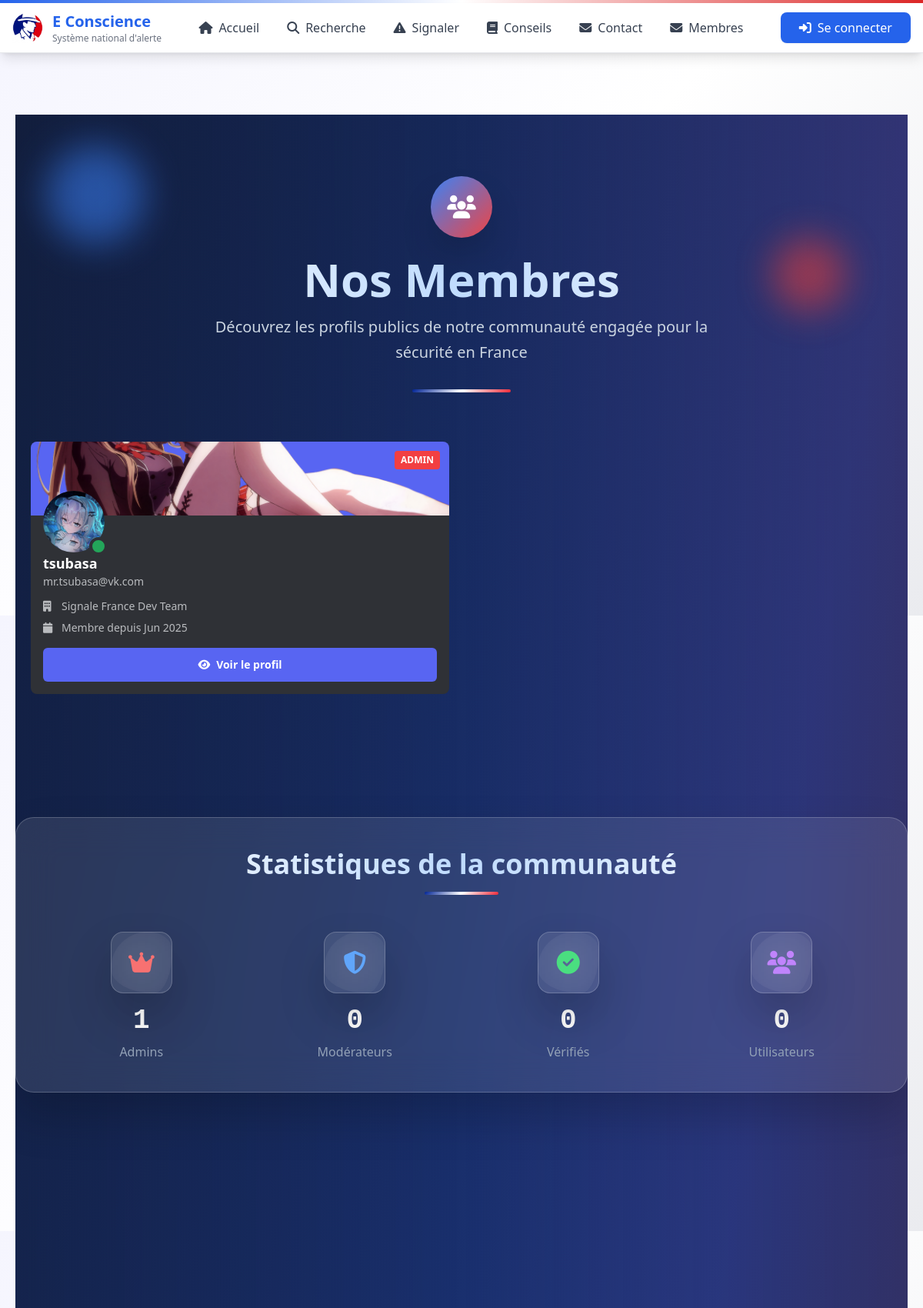
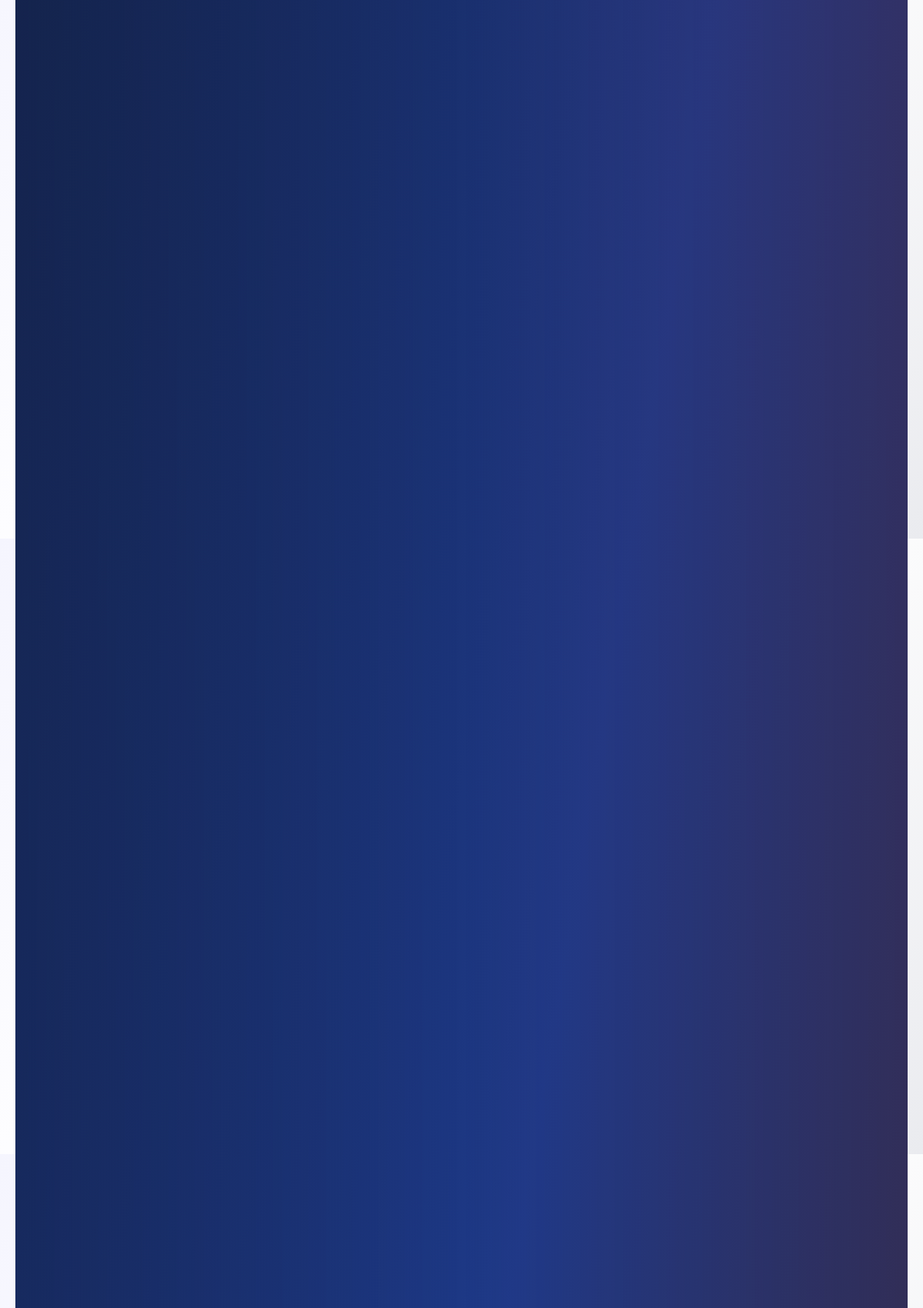
Screenshot of /Pages/membres.php (upper part) with the database file from the repository (2 pictures, top to bottom).
### tables this page shows
CREATE TABLE users (
            id INTEGER PRIMARY KEY AUTOINCREMENT,
            username VARCHAR(255) NOT NULL UNIQUE,
            email VARCHAR(255) NOT NULL UNIQUE,
            password VARCHAR(255) NOT NULL,
            role VARCHAR(255) NOT NULL,
            access_level VARCHAR(50) DEFAULT 'basic',
            accreditation VARCHAR(255) DEFAULT NULL,
            organization VARCHAR(255) DEFAULT NULL,
            created_at DATETIME DEFAULT CURRENT_TIMESTAMP,
            updated_at DATETIME DEFAULT CURRENT_TIMESTAMP,
            deleted_at DATETIME NULL,
            avatar VARCHAR(255) DEFAULT NULL,
            banner VARCHAR(255) DEFAULT NULL,
            bio VARCHAR(255) DEFAULT NULL,
            phone VARCHAR(255) DEFAULT NULL,
            address VARCHAR(255) DEFAULT NULL,
            city VARCHAR(255) DEFAULT NULL,
            country VARCHAR(255) DEFAULT NULL,
            zip VARCHAR(255) DEFAULT NULL,
            website VARCHAR(255) DEFAULT NULL,
            linkedin VARCHAR(255) DEFAULT NULL,
            twitter VARCHAR(255) DEFAULT NULL,
            github VARCHAR(255) DEFAULT NULL,
            token VARCHAR(255) DEFAULT NULL,
            token_expiry DATETIME DEFAULT NULL,
            last_activity DATETIME DEFAULT CURRENT_TIMESTAMP,
            is_active INTEGER DEFAULT 0,
            is_verified INTEGER DEFAULT 0,
            is_banned INTEGER DEFAULT 0,
            is_deleted INTEGER DEFAULT 0,
            is_blacklisted INTEGER DEFAULT 0,
            is_public INTEGER DEFAULT 0,
            require_password_change INTEGER DEFAULT 0
        );

### Pages/membres.php (the view, shortened to what this page needs)
<?php
require_once '../Inc/Components/header.php';
require_once '../Inc/Components/nav.php';
try {
    $conn = connect_db();
    $stmt = $conn->prepare("
        SELECT id, username, email, role, avatar, banner, bio, organization,
               accreditation, website, github, linkedin, created_at, last_activity, is_active
        FROM users
        WHERE is_public = 1 AND is_deleted = 0 AND is_banned = 0
        ORDER BY last_activity DESC
    ");
    $stmt->execute();
    $publicUsers = $stmt->fetchAll(PDO::FETCH_ASSOC);
} catch (Exception $e) {
    error_log("Erreur dans membres.php: " . $e->getMessage());
    $publicUsers = [];
}
?>
<main>
    <section class="py-20 px-5 max-w-7xl mx-auto">
        <div class="min-h-screen relative overflow-hidden bg-gradient-to-br from-slate-900 via-blue-900 to-slate-800">
            <div class="absolute inset-0">
                <div class="particle w-32 h-32 bg-blue-500 top-10 left-10 opacity-20 blur-xl"
                    style="animation-delay: 0s;"></div>
                <div class="particle w-24 h-24 bg-red-500 top-40 right-20 opacity-15 blur-xl"
                    style="animation-delay: 2s;"></div>
            </div>
            <div class="absolute inset-0 bg-gradient-to-r from-blue-900/20 via-transparent to-red-900/20"></div>
            <div class="relative z-10">
                <section class="py-20 px-5 max-w-7xl mx-auto">
                    <div class="text-center mb-16">
                        <div
                            class="inline-flex items-center justify-center w-20 h-20 bg-gradient-to-br from-blue-500 to-red-500 rounded-full mb-6 shadow-2xl morphing-bg">
                            <i class="fas fa-users text-white text-3xl"></i>
                        </div>
                        <h1
                            class="text-5xl md:text-6xl font-bold bg-gradient-to-r from-white via-blue-200 to-white bg-clip-text text-transparent mb-4">
                        </h1>
                        <p class="text-xl text-slate-300 max-w-2xl mx-auto leading-relaxed">
                            Découvrez les profils publics de notre communauté engagée pour la sécurité en France
                        </p>
                        <div class="mt-8 flex justify-center">
                            <div class="france-gradient h-1 w-32 rounded-full"></div>
                        </div>
                    </div>
                    <?php if (empty($publicUsers)): ?>
                        <div class="text-center py-20 member-card">
                            <div
                                class="glassmorphism-premium w-40 h-40 rounded-full flex items-center justify-center mx-auto mb-8 morphing-bg">
                                <i class="fas fa-users text-6xl text-blue-400"></i>
                            </div>
                            <h3 class="text-4xl font-bold text-white mb-6">Aucun profil public</h3>
                            <p class="text-slate-400 max-w-md mx-auto text-lg leading-relaxed mb-8">
                                Personne n'a encore rendu son profil public.
                                Soyez le premier à rejoindre la communauté visible !
                            </p>
                            <a href="profile.php"
                                class="inline-flex items-center gap-3 bg-gradient-to-r from-blue-500 to-red-500 text-white px-8 py-4 rounded-full font-semibold hover:from-blue-600 hover:to-red-600 transition-all duration-300 shadow-lg hover:shadow-2xl transform hover:-translate-y-2">
                                <i class="fas fa-user-plus"></i>
                                Rendre mon profil public
                            </a>
                        </div>
                    <?php else: ?>
                        <div class="grid grid-cols-1 lg:grid-cols-2 xl:grid-cols-3 gap-8">
                            <?php foreach ($publicUsers as $index => $member): ?>
                                <div class="member-card bg-[#2f3136] rounded-lg overflow-hidden hover:bg-[#36393f] transition-all duration-200 relative"
                                    data-role="<?= htmlspecialchars($member['role']) ?>"
                                    style="animation-delay: <?= $index * 0.1 ?>s">
                                    <div class="h-24 relative overflow-hidden bg-[#5865f2]">
                                        <?php if ($member['banner'] && file_exists('../Assets/Images/banners/' . $member['banner'])): ?>
                                            <img src="../Assets/Images/banners/<?= htmlspecialchars($member['banner']) ?>"
                                                alt="Bannière de <?= htmlspecialchars($member['username']) ?>"
                                                class="w-full h-full object-cover">
                                        <?php else: ?>
                                            <div class="w-full h-full bg-gradient-to-r from-[#5865f2] to-[#7289da]"></div>
                                        <?php endif; ?>
                                        <?php
                                        $badgeColors = [
                                            'admin' => 'bg-[#f23f42]',
                                            'moderator' => 'bg-[#5865f2]',
                                            'verified' => 'bg-[#57f287]',
                                            'user' => 'bg-[#99aab5]'
                                        ];
                                        $badgeClass = $badgeColors[$member['role']] ?? $badgeColors['user'];
                                        ?>
                                        <div
                                            class="absolute top-3 right-3 px-2 py-1 <?= $badgeClass ?> text-white rounded text-xs font-semibold uppercase">
                                            <?= htmlspecialchars($member['role']) ?>
                                        </div>
                                    </div>
                                    <div class="absolute top-16 left-4 z-10">
                                        <div class="relative">
                                            <div
                                                class="w-20 h-20 rounded-full border-6 border-[#2f3136] overflow-hidden bg-[#36393f] hover:border-[#5865f2] transition-all duration-200">
                                                <?php if ($member['avatar'] && file_exists('../Assets/Images/avatars/' . $member['avatar'])): ?>
                                                    <img src="../Assets/Images/avatars/<?= htmlspecialchars($member['avatar']) ?>"
                                                        alt="Avatar de <?= htmlspecialchars($member['username']) ?>"
                                                        class="w-full h-full object-cover">
                                                <?php endif; ?>
                                            </div>
                                            <div
                                                class="absolute -bottom-1 -right-1 w-6 h-6 <?= $member['is_active'] ? 'bg-[#23a55a]' : 'bg-[#80848e]' ?> border-4 border-[#2f3136] rounded-full">
                                            </div>
                                        </div>
                                    </div>
                                    <div class="pt-12 pb-4 px-4">
                                        <div class="mb-3">
                                            <h3 class="text-white text-lg font-semibold hover:underline cursor-pointer">
                                                <?= htmlspecialchars($member['username']) ?>
                                            </h3>
                                            <p class="text-[#b9bbbe] text-sm">
                                                <?= htmlspecialchars($member['email']) ?>
                                            </p>
                                        </div>
                                        <div class="space-y-2 text-sm">
                                            <?php if (!empty($member['organization'])): ?>
                                                <div class="flex items-center gap-2 text-[#b9bbbe]">
                                                    <i class="fas fa-building text-[#b9bbbe] w-4"></i>
                                                    <span><?= htmlspecialchars($member['organization']) ?></span>
                                                </div>
                                            <?php endif; ?>
                                            <div class="flex items-center gap-2 text-[#b9bbbe]">
                                                <i class="fas fa-calendar text-[#b9bbbe] w-4"></i>
                                                <span>Membre depuis <?= date('M Y', strtotime($member['created_at'])) ?></span>
                                            </div>
                                        </div>
                                        <div class="mt-4">
                                            <button onclick="showProfile(<?= $member['id'] ?>)"
                                                class="w-full bg-[#5865f2] hover:bg-[#4752c4] text-white py-3 px-4 rounded-md text-sm font-semibold transition-all duration-200 flex items-center justify-center gap-2 hover:shadow-lg hover:scale-[1.02]">
                                                <i class="fas fa-eye"></i>
                                                Voir le profil
                                            </button>
                                        </div>
                                    </div>
                                </div>
                            <?php endforeach; ?>
                        </div>
                </div>
                <div class="mt-20 glassmorphism-premium rounded-3xl p-10 interactive-hover">
                    <div class="text-center mb-12">
                        <h2
                            class="text-4xl font-bold bg-gradient-to-r from-white via-blue-200 to-white bg-clip-text text-transparent mb-4">
                        </h2>
                        <div class="france-gradient h-1 w-24 rounded-full mx-auto"></div>
                    </div>
                    <div class="grid grid-cols-2 md:grid-cols-4 gap-8">
                        <?php
                        $adminCount = count(array_filter($publicUsers, function ($u) {
                            return $u['role'] === 'admin'; }));
                        $modCount = count(array_filter($publicUsers, function ($u) {
                            return $u['role'] === 'moderator'; }));
                        $userCount = count(array_filter($publicUsers, function ($u) {
                            return $u['role'] === 'user'; }));
                        $verifiedCount = count(array_filter($publicUsers, function ($u) {
                            return $u['role'] === 'verified'; }));
                        $stats = [
                            ['count' => $adminCount, 'label' => 'Admins', 'icon' => 'crown', 'color' => 'red'],
                            ['count' => $modCount, 'label' => 'Modérateurs', 'icon' => 'shield-alt', 'color' => 'blue'],
                            ['count' => $verifiedCount, 'label' => 'Vérifiés', 'icon' => 'check-circle', 'color' => 'green'],
                            ['count' => $userCount, 'label' => 'Utilisateurs', 'icon' => 'users', 'color' => 'purple']
                        ];
                        ?>
                        <?php foreach ($stats as $stat): ?>
                            <div class="text-center stats-counter group">
                                <div
                                    class="w-20 h-20 mx-auto mb-4 glassmorphism-premium rounded-2xl flex items-center justify-center border border-<?= $stat['color'] ?>-500/30 group-hover:border-<?= $stat['color'] ?>-400/50 transition-all duration-300 morphing-bg">
                                    <i
                                        class="fas fa-<?= $stat['icon'] ?> text-3xl text-<?= $stat['color'] ?>-400 group-hover:scale-110 transition-transform"></i>
                                </div>
                                <div
                                    class="text-4xl font-bold text-white mb-2 font-mono group-hover:text-<?= $stat['color'] ?>-300 transition-colors">
                                    <?= $stat['count'] ?></div>
                                <div class="text-slate-400 font-medium group-hover:text-slate-300 transition-colors">
                                    <?= $stat['label'] ?></div>
                            </div>
                        <?php endforeach; ?>
                    </div>
                </div>
            <?php endif; ?>
    </section>
</main>
<?php include_once('../Inc/Components/footer.php'); ?>
</body>
</html>

### Assets/Css/styles.css (style rules this page uses)
:root { --primary-color: #000091; --secondary-color: #6a6af4; --accent-color: #e1000f; --text-color: #1e1e1e; --light-color: #f5f5fe; --dark-color: #212529; --gray-color: #eaebef; --border-color: #e7e7e7; --marianne-blue: #000091; --marianne-red: #e1000f; --marianne-white: #ffffff; }
@media (max-width: 1536px) { .max-w-7xl { max-width: 1280px; } }
@media (max-width: 1280px) { .max-w-7xl { max-width: 1024px; } }
* { box-sizing: border-box; }
html, body { overflow-x: hidden; max-width: 100vw; }
.container, .max-w-7xl { max-width: 100%; overflow-x: hidden; }
body { overflow-x: hidden !important; max-width: 100vw !important; }
html { overflow-x: hidden !important; max-width: 100vw !important; }

### Pages/membres.php (style rules this page uses)
.member-card { animation: fadeInScale 0.8s ease-out; perspective: 1000px; }
.glassmorphism-premium { background: rgba(255, 255, 255, 0.1); backdrop-filter: blur(25px); border: 1px solid rgba(255, 255, 255, 0.2); box-shadow: 0 30px 60px rgba(0, 0, 0, 0.2); }
.france-gradient { background: linear-gradient(135deg, #002395 0%, #FFFFFF 50%, #ED2939 100%); }
.interactive-hover { transition: all 0.4s cubic-bezier(0.4, 0, 0.2, 1); }
.morphing-bg { animation: morphing 8s ease-in-out infinite; }
.particle { position: absolute; border-radius: 50%; pointer-events: none; opacity: 0.6; animation: float 8s ease-in-out infinite; }
.stats-counter { transition: all 0.3s ease; }

### rows the page displays
users: banner (picture), role "ADMIN", avatar (picture), is_active 1 (drawn), username "tsubasa", email "mr.tsubasa@vk.com", organization "Signale France Dev Team", created_at "Jun 2025"

### other values shown
$stat['count'] "1"
$stat['label'] "Admins"
$stat['count'] "0"
$stat['label'] "Modérateurs"
$stat['label'] "Vérifiés"
$stat['label'] "Utilisateurs"
